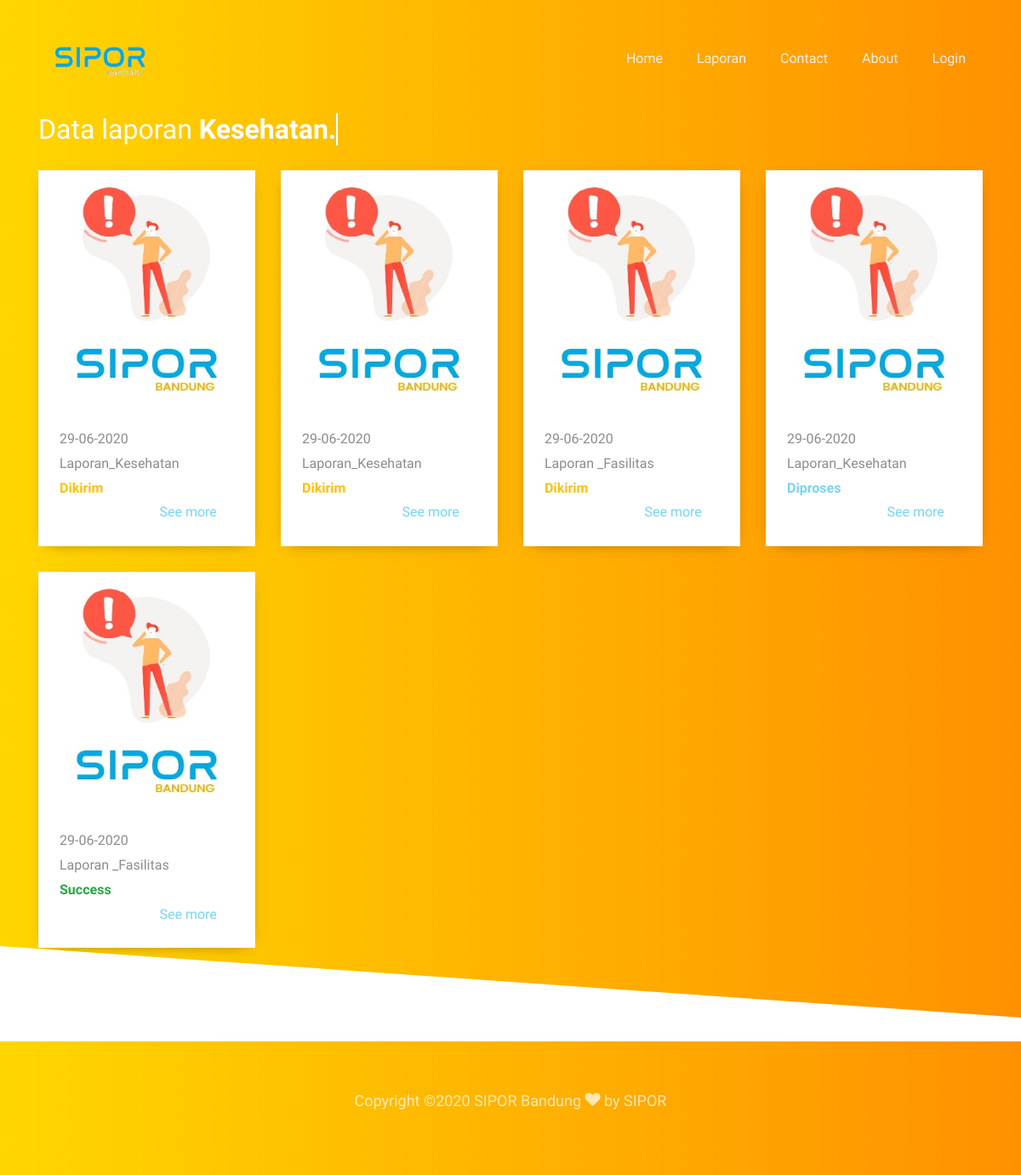
The app's page /index.php/main/laporan, older data.
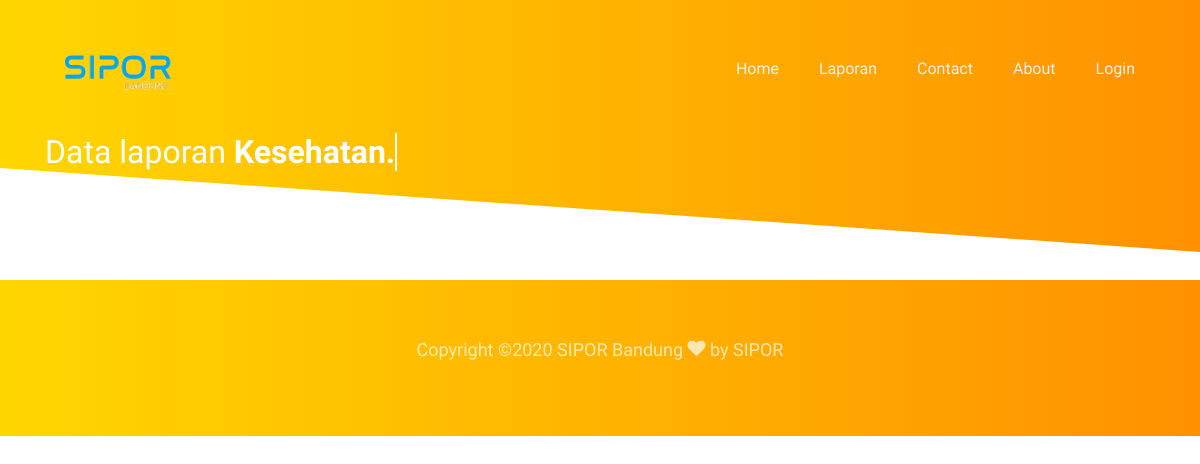
The same page, newer data.
### tables this page shows
CREATE TABLE `laporan` (
  `id` int(11) NOT NULL,
  `alamat` varchar(100) NOT NULL,
  `email` varchar(50) NOT NULL,
  `jenis_laporan` varchar(50) NOT NULL,
  `keterangan` text NOT NULL,
  `latt` varchar(100) NOT NULL,
  `longi` varchar(100) NOT NULL,
  `photo` varchar(256) NOT NULL,
  `tanggal` varchar(30) NOT NULL,
  `type_laporan` varchar(50) NOT NULL,
  `status` varchar(20) NOT NULL
);

### application/controllers/Main.php (called while the page is built, shortened)
<?php
class Main extends CI_Controller
{
    public function __construct()
    {
        $this->load->model('Admin_model', 'model');
        $this->load->library('form_validation');
    }
    function laporan()
    {
        $data = array(
            'title' => 'SIPOR Bandung',
            'laporan' => $this->model->getAll()
        );
        $this->load->view('home/laporan', $data);
    }
}

### index.php (called while the page is built, shortened)
<?php
require_once BASEPATH.'core/CodeIgniter.php';

### application/models/Admin_model.php (called while the page is built, shortened)
<?php
class Admin_model extends CI_Model
{
    public function getAll()
    {
        $this->db->order_by('id', 'DESC');
        $query = $this->db->get('laporan');
        return $query->result();
    }
}

### application/views/home/laporan.php (the view, shortened to what this page needs)
<?php include '_partials/header.php' ?>
<section class="ftco-section-parallax ftco-degree-bg">
    <div class="parallax-img d-flex align-items-center">
        <div class="container mt-5">
            <h2 class="mb-4" style="color: white;">Data laporan
                <strong class="typewrite" data-period="4000" data-type='[ "Kesehatan.", "Lingkungan.", "Fasilitas Umum."]'>
                </strong>
            </h2>
            <div class="row">
                <?php foreach ($laporan as $row) :
                    if ($row->status == '1') {
                        $sts = "<div class='text-warning' style='font-weight: bold;'>Dikirim</div>";
                    } elseif ($row->status == '2') {
                        $sts = "<div class='text-primary' style='font-weight: bold;'>Diproses</div>";
                    } elseif ($row->status == '3') {
                        $sts = "<div class='text-success' style='font-weight: bold;'>Success</div>";
                    } elseif ($row->status == '4') {
                        $sts = "<div class='text-danger' style='font-weight: bold;'>Ditolak</div>";
                    };
                ?>
                    <div class="col-md-3 ftco-animate">
                        <div class="blog-entry">
                            <img class="card-img-top" src="<?php echo $row->photo ?>" alt="Card image cap">
                            <div class="text p-4 d-block">
                                <div class="row">
                                    <div class="col-md-12"><?= $row->tanggal; ?></div>
                                    <div class="col-md-12">
                                        <div><?= $row->jenis_laporan; ?></div>
                                        <?= $sts ?>
                                    </div>
                                    <dibv class="col-md-6"></dibv>
                                    <div class="col-md-6 float-right">
                                        <a href="<?php echo site_url('main/detail/') . $row->id ?>">See more</a>
                                    </div>
                                </div>
                            </div>
                        </div>
                    </div>
                <?php endforeach; ?>
            </div>
        </div>
    </div>
</section>
<?php include '_partials/footer.php' ?>

### application/views/home/_partials/header.php (shortened to what this page needs)
<!DOCTYPE html>
<html lang="en">
<head>
    <link rel="stylesheet" href="<?= base_url('assets/home/') ?>css/open-iconic-bootstrap.min.css">
    <link rel="stylesheet" href="<?= base_url('assets/home/') ?>css/animate.css">
    <link rel="stylesheet" href="<?= base_url('assets/home/') ?>css/owl.carousel.min.css">
    <link rel="stylesheet" href="<?= base_url('assets/home/') ?>css/owl.theme.default.min.css">
    <link rel="stylesheet" href="<?= base_url('assets/home/') ?>css/magnific-popup.css">
    <link rel="stylesheet" href="<?= base_url('assets/home/') ?>css/aos.css">
    <link rel="stylesheet" href="<?= base_url('assets/home/') ?>css/ionicons.min.css">
    <link rel="stylesheet" href="<?= base_url('assets/home/') ?>css/bootstrap-datepicker.css">
    <link rel="stylesheet" href="<?= base_url('assets/home/') ?>css/jquery.timepicker.css">
    <link rel="stylesheet" href="<?= base_url('assets/home/') ?>css/flaticon.css">
    <link rel="stylesheet" href="<?= base_url('assets/home/') ?>css/icomoon.css">
    <link rel="stylesheet" href="<?= base_url('assets/home/') ?>css/style.css">
</head>
<body>
    <nav class="navbar navbar-expand-lg navbar-dark ftco_navbar bg-dark ftco-navbar-light" id="ftco-navbar">
        <div class="container">
            <a class="navbar-brand" href="<?= base_url(); ?>"><img src="<?= base_url('assets/img/logo.png') ?>" alt="logo" width="140px"></a>
            <div class="collapse navbar-collapse" id="ftco-nav">
                <ul class="navbar-nav ml-auto">
                    <li class="nav-item"><a href="<?= base_url('main'); ?>" class="nav-link">Home</a></li>
                    <li class="nav-item"><a href="<?= base_url('main/laporan'); ?>" class="nav-link">Laporan</a></li>
                    <li class="nav-item"><a href="<?= base_url('main/contact'); ?>" class="nav-link">Contact</a></li>
                    <li class="nav-item"><a href="<?= base_url('main/about'); ?>" class="nav-link">About</a></li>
                    <li class="nav-item"><a href="<?= base_url('auth'); ?>" class="nav-link">Login</a></li>
                </ul>
            </div>
        </div>
    </nav>

### application/views/home/_partials/footer.php (shortened to what this page needs)
<footer class="ftco-footer ftco-bg-dark ftco-section">
    <div class="container">
        <div class="row">
            <div class="col-md-12 text-center">
                <p>
                    Copyright &copy; SIPOR Bandung <i class="icon-heart" aria-hidden="true"></i> by
                    <a href="#" target="_blank">SIPOR</a>
                </p>
            </div>
        </div>
    </div>
</footer>
</body>
</html>

### assets/home/css/icomoon.css (style rules this page uses)
[class^="icon-"], [class*=" icon-"] { font-family: 'icomoon' !important; speak: none; font-style: normal; font-weight: normal; font-variant: normal; text-transform: none; line-height: 1; -webkit-font-smoothing: antialiased; -moz-osx-font-smoothing: grayscale; }
.icon-heart:before { content: "\f004"; }

Row changes from the older to the newer data that the page shows:
removed laporan: photo (picture), tanggal "29-06-2020", jenis_laporan "Laporan_Kesehatan", status "Dikirim"
removed laporan: photo (picture), tanggal "29-06-2020", jenis_laporan "Laporan_Kesehatan", status "Dikirim"
removed laporan: tanggal "29-06-2020", jenis_laporan "Laporan _Fasilitas", status "Dikirim"
removed laporan: photo (picture), tanggal "29-06-2020", jenis_laporan "Laporan_Kesehatan", status "Diproses"
removed laporan: photo (picture), tanggal "29-06-2020", jenis_laporan "Laporan _Fasilitas", status "Success"
